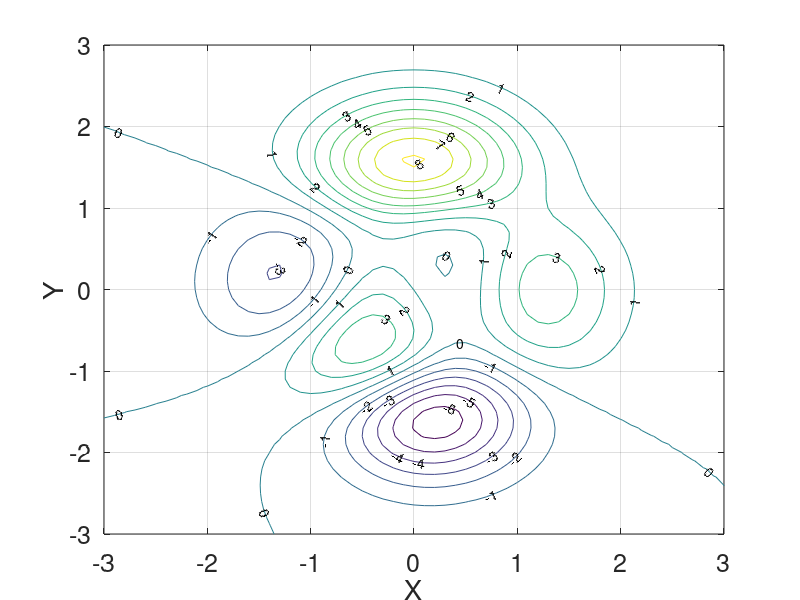
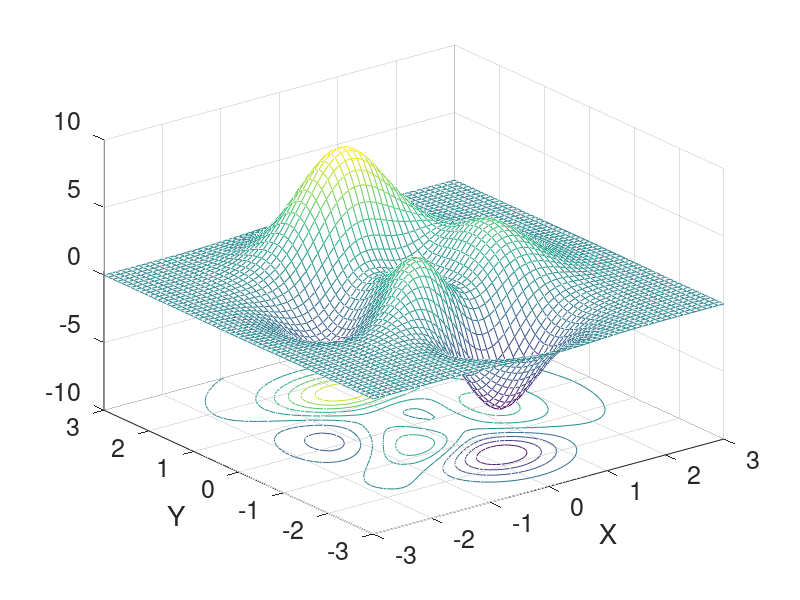
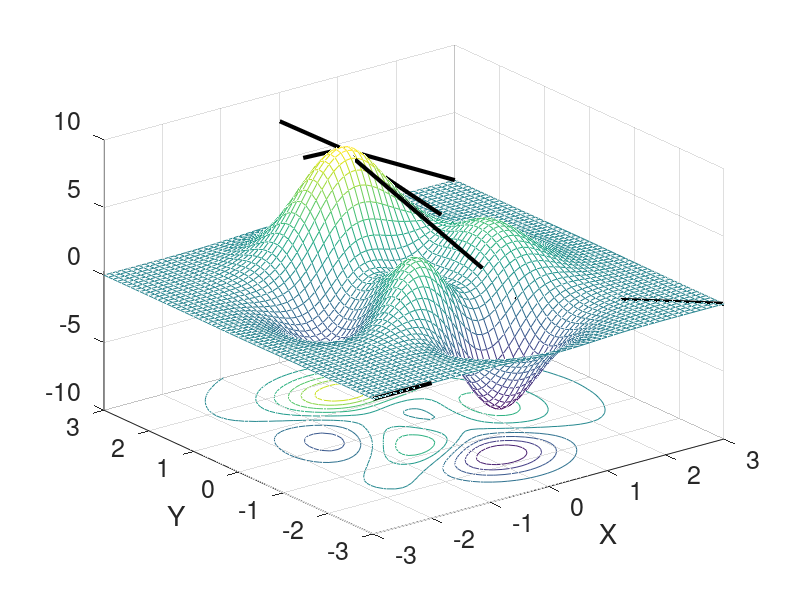
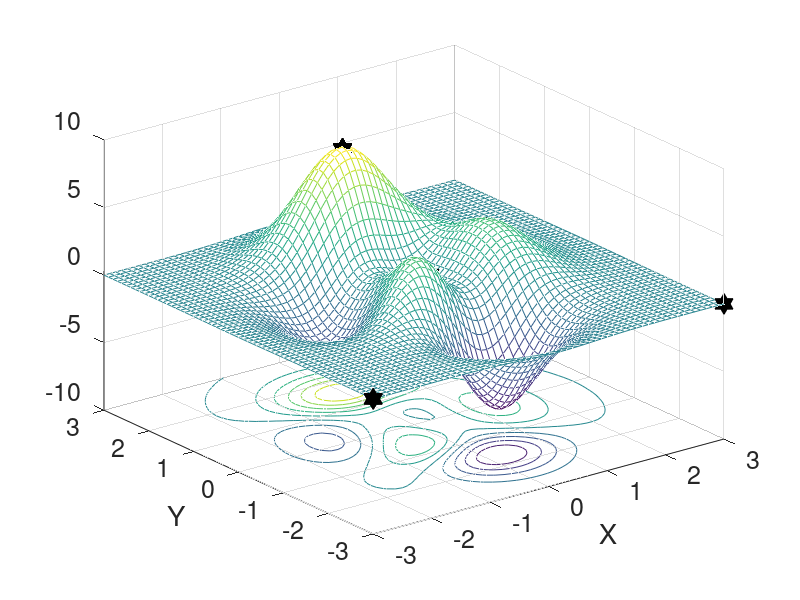

Write the MATLAB code that produced these figures, in order. (Note: this script raises an error after producing the figures.)
%% Example ChevyLocalOptimums
%
% This script plots the objective function of the Chevyychev Function 2
% (has multiple peaks)
% Function taken from https://www.chebfun.org/docs/guide/guide12.html
% Using student solutions from the Gradient algorithm run in GAMS
% (ExChevyFunction.gms at
% https://github.com/dzeke/CEE-6410-Rosenberg/blob/master/Lectures/ExChevyFunction.gms)
% 
% ChevyChev Function taken from https://www.chebfun.org/docs/guide/guide12.html
% Student solutions from https://docs.google.com/spreadsheets/d/1HrinIg7Jr20wQv2IKfQsFs6CRJ9JaeoyVLd-YMBER2Q/edit?gid=0#gid=0
% on worksheet "GAMS-CONOPT(Gradient)"
%
%The Problem:
% Maximize Z = 3*(1-x).^2.*exp(-(x.^2) - (y+1).^2) ... 
%   - 10*(x/5 - x.^3 - y.^5).*exp(-x.^2-y.^2) ... 
%   - 1/3*exp(-(x+1).^2 - y.^2)
% s.t.
% -3 <= x <= 3
% -3 <= y <= 3
%
% David E. Rosenberg
% October 4, 2020
% CEE 6410
%
% The task is students will solve the GAMS version of the problem using
% different starnting points to explore the "optimal" solution.



%% Paste in student solutions from Google Sheet GAMS-CONOPT(gradient) to draw a path from start to finish
% https://docs.google.com/spreadsheets/d/1HrinIg7Jr20wQv2IKfQsFs6CRJ9JaeoyVLd-YMBER2Q/edit#gid=0

xPaths = [ 
-1	-1	-0.114	-0.504	2E+00	;
2	-2	3	-3	-9E-05	;
1	2	-0.009	1.581	8E+00	;
-3	-3	-3	-3	-1E-04	;
0	0	-0.114	-0.504	2E+00	;
3	3	-0.009	1.581	8E+00	;
2	0	1.268	0.036	3E+00	;
1	80	-0.009	1.581	8E+00	;
2	2	-0.009	1.581	8E+00	;
1	3	-0.009	1.581	8E+00	;
-2	-3	-3	-3	-1E-04	;
2	1	1.268	0.036	3E+00	;
1	-1	-0.009	1.581	8E+00	;
1	1	-0.009	1.581	8E+00	;
1	5	-0.009	1.581	8E+00	;
];

%Calculate the objective function for the start point. Add as new column
xPaths = [xPaths  3*(1-xPaths(:,1)).^2.*exp(-(xPaths(:,1).^2) - (xPaths(:,2)+1).^2) ... 
   - 10*(xPaths(:,1)/5 - xPaths(:,1).^3 - xPaths(:,2).^5).*exp(-xPaths(:,1).^2-xPaths(:,2).^2) ... 
   - 1/3*exp(-(xPaths(:,1)+1).^2 - xPaths(:,2).^2)];


%% Paste in student solutions from Google Sheet GeneticProgramming to draw Final Solution points
% https://docs.google.com/spreadsheets/d/1HrinIg7Jr20wQv2IKfQsFs6CRJ9JaeoyVLd-YMBER2Q/edit#gid=947363793

xEvolutionarySolutions = xPaths;

%Find the number of rows in the solutions matrix
nRows = size(xEvolutionarySolutions,1);
%Create a zero vector
newColumn = ones(nRows, 1);
%Add the zero vector to the matrix becaouse this script wants 6 columns
xEvolutionarySolutions = [newColumn xEvolutionarySolutions];

%cell array of Names to go with each solution
sNames = {
'David'
'Ty'
'Caitlyn'
'Anabelle'
'Ty'
'Jacob'
'Jacob'
'Bryson'
'Isaac'
'Bryson'
'Tyler'
'Tyler'
'Caitlyn'
'Spencer'
'Spencer'
'Isaac' };



%Create a grid and calculate of the objective function on it
xPts = [-3:.1:3];
[xMesh,yMesh] = meshgrid(xPts,xPts);
z = 3*(1-xMesh).^2.*exp(-(xMesh.^2) - (yMesh+1).^2) ... 
   - 10*(xMesh/5 - xMesh.^3 - yMesh.^5).*exp(-xMesh.^2-yMesh.^2) ... 
   - 1/3*exp(-(xMesh+1).^2 - yMesh.^2);

%Create the plot and annotate it
[h,cons] = contour(xMesh,yMesh,z,[-10:1:10]); %,'showtext','on', 'labelspacing',1000);
clabel(h);
hold on

%Plot solutions
%plot(xGradPath(:,1),xGradPath(:,2),'LineWidth',3,'Color','Blue','marker','x','markersize',12);

set(gca,'fontsize',18,'xLim',[-3 3],'yLim',[-3 3]);
xlabel('X');
ylabel('Y');

set(gca,'xtick',[-3:1:3],'xticklabel',[-3:1:3])
set(gca,'ytick',[-3:1:3],'yticklabel',[-3:1:3])
set(cons,'labelspacing',1);

%Label the constraints
%annotation('textbox',[0.6 0.65 0.175 0.05],'String','Constraint 1','FitBoxToText','off');

grid on

hold off

%3-d surface plot without student solutions
figure
meshc(xMesh,yMesh,z)
hold on

set(gca,'fontsize',18,'xLim',[-3 3],'yLim',[-3 3]);
xlabel('X');
ylabel('Y');

set(gca,'xtick',[-3:1:3],'xticklabel',[-3:1:3])
set(gca,'ytick',[-3:1:3],'yticklabel',[-3:1:3])
set(cons,'labelspacing',1);

%3-d surface plot with student solution paths
figure
meshc(xMesh,yMesh,z)
hold on

set(gca,'fontsize',18,'xLim',[-3 3],'yLim',[-3 3]);
xlabel('X');
ylabel('Y');

%Plot the student solutions
for i = 1:size(xPaths,1)
    xToPlot = [xPaths(i,1) xPaths(i,2) xPaths(i,6);
               xPaths(i,3) xPaths(i,4) xPaths(i,5)];
    plot3(xToPlot(:,1),xToPlot(:,2),xToPlot(:,3),'LineWidth',3,'Color','Black','marker','none','markersize',12);
end    

set(gca,'xtick',[-3:1:3],'xticklabel',[-3:1:3])
set(gca,'ytick',[-3:1:3],'yticklabel',[-3:1:3])
set(cons,'labelspacing',1);

%3-d surface plot with student evolutionary solutions
figure
meshc(xMesh,yMesh,z)
hold on

set(gca,'fontsize',18,'xLim',[-3 3],'yLim',[-3 3]);
xlabel('X');
ylabel('Y');

%Add student solutions
plot3(xEvolutionarySolutions(:,4),xEvolutionarySolutions(:,5),xEvolutionarySolutions(:,6),'h','Color','Black','markersize',15,'markerfacecolor','black');
%Label the points with student names  
text(xEvolutionarySolutions(:,4)+0.2,xEvolutionarySolutions(:,5),xEvolutionarySolutions(:,6),sNames);

set(gca,'xtick',[-3:1:3],'xticklabel',[-3:1:3])
set(gca,'ytick',[-3:1:3],'yticklabel',[-3:1:3])
set(cons,'labelspacing',1);
